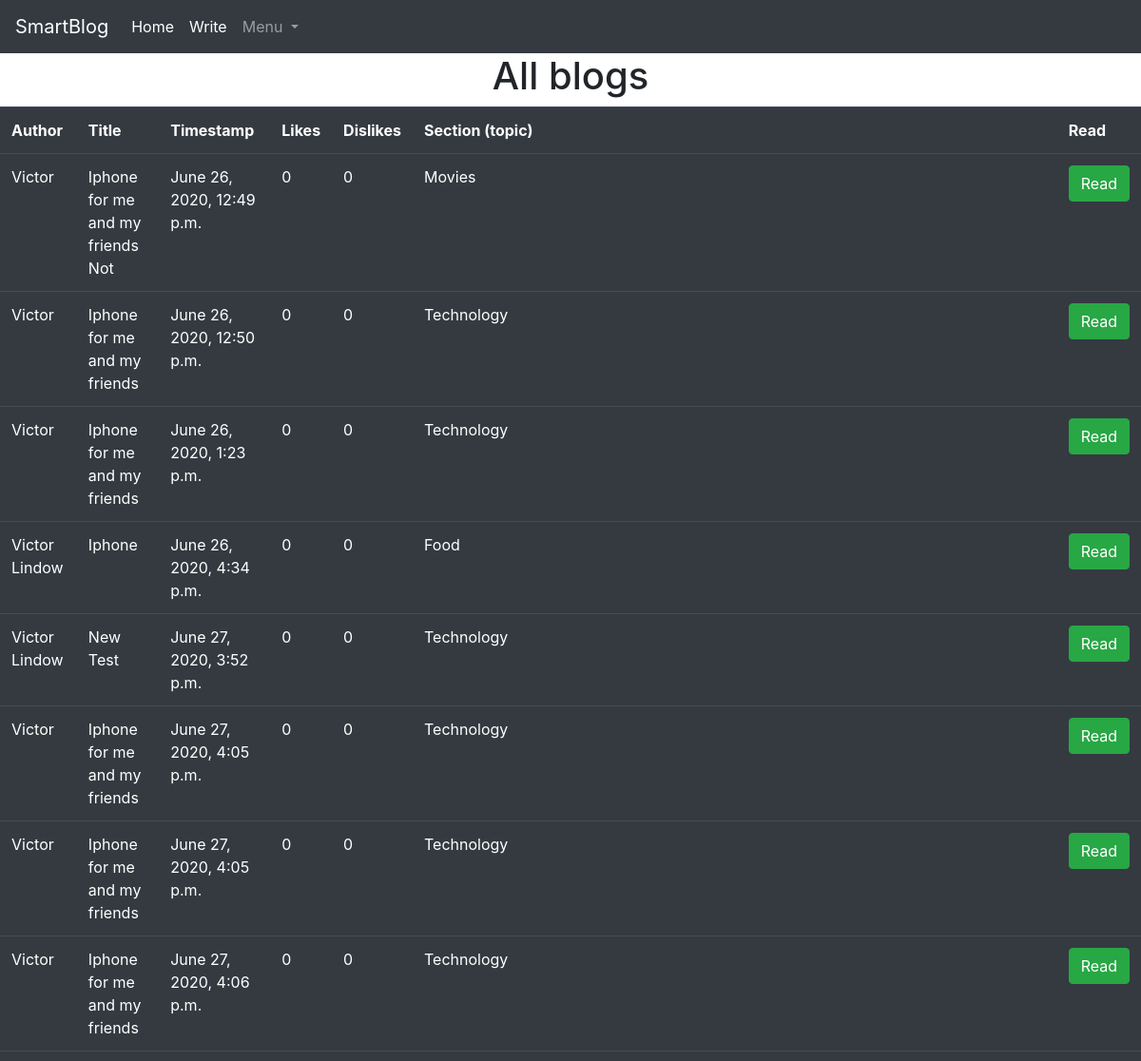
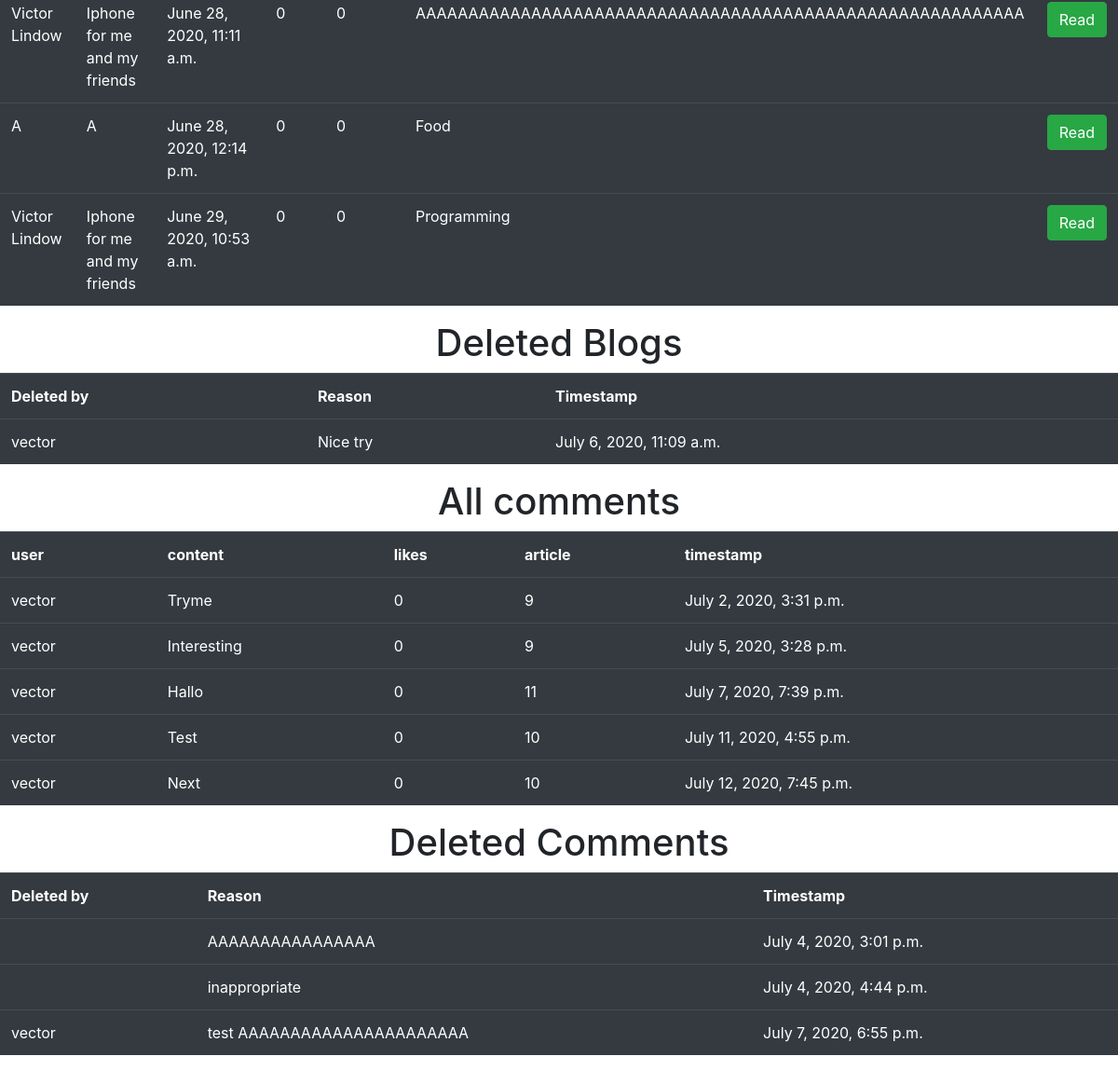
The page /dashboard/ (signed in) on the database its author committed (2 pictures, top to bottom).
### blog/models.py (models this page shows)
class Blog(models.Model):
    author = models.CharField(max_length=115, validators=[validate_name])
    title = models.CharField(max_length=250, validators=[validate_title])
    timestamp = models.DateTimeField(auto_now_add=True)
    likes = models.IntegerField(default=0)
    section = models.CharField(max_length=115)
    dislikes = models.IntegerField(default=0)
    short_version = models.CharField(max_length=1155, validators=[validate_shortversion])
    text = RichTextField(blank=True, null=True)
    image = models.ImageField(blank=True, upload_to="")
    class Meta:
        permissions = (
            ("can_write", "Can write"),
            ("can_read", "Can read"),
        )

class DeleteBlog(models.Model):
    deleted_by = models.CharField(max_length=115)
    reason = models.CharField(max_length=415, validators=[])
    timestamp = models.DateTimeField(auto_now_add=True)

### comments/models.py (models this page shows)
class Comment(models.Model):
    user = models.CharField(max_length=115)
    timestamp = models.DateTimeField(auto_now_add=True)
    content = models.CharField(max_length=1800, validators=[validate_content])
    likes = models.IntegerField(default=0)
    article = models.IntegerField(default=0)

class DeleteComment(models.Model):
    deleted_by = models.CharField(max_length=115)
    timestamp = models.DateTimeField(auto_now_add=True)
    reason = models.CharField(max_length=415, validators=[validate_reason])

### blog/views.py (the view)
# urls.py: path('dashboard/', dashboard, name="dashboard"),
def dashboard(response):
    blogs = Blog.objects.all()
    deleted_blogs = DeleteBlog.objects.all()
    comments = Comment.objects.all()
    deleted_comments = DeleteComment.objects.all()
    admins = User.objects.filter(groups__name='Admin')
    banned = User.objects.filter(groups__name='banned')
    context = {
        "blogs": blogs,
        "deleted_blogs": deleted_blogs,
        "comments": comments,
        "deleted_comments": deleted_comments,
        'admins': admins,
        'banned': banned
    }
    return render(response, "dashboard.html", context)

### blog/templatetags/auth_extras.py (called while the page is built)
@register.filter(name="has_group")
def has_group(user, group_name):
    group = Group.objects.get(name=group_name)
    return True if group in user.groups.all() else False

### blog/templates/dashboard.html (shortened to what this page needs)
{% extends 'base.html' %}
{% load auth_extras %}
{% block content %}
    {% if request.user|has_group:"Admin" %}
        <h1 style="text-align: center">All blogs</h1>
        <table class="table table-dark">
        <tr>
            <th>Author</th>
            <th>Title</th>
            <th>Timestamp</th>
            <th>Likes</th>
            <th>Dislikes</th>
            <th>Section (topic)</th>
            <th>Read</th>
        </tr>
        {% for objs in blogs %}
            <tr>
                <td>{{ objs.author }}</td>
                <td>{{ objs.title }}</td>
                <td>{{ objs.timestamp }}</td>
                <td>{{ objs.likes }}</td>
                <td>{{ objs.dislikes }}</td>
                <td>{{ objs.section }}</td>
                <td><a href="/blog/{{ objs.id }}"><button class="btn btn-success">Read</button></a></td>
            </tr>
        {% endfor %}
        </table>
        <h1 style="text-align: center">Deleted Blogs</h1>
        <table class="table table-dark">
        <tr>
            <th>Deleted by</th>
            <th>Reason</th>
            <th>Timestamp</th>
        </tr>
        {% for objs in deleted_blogs %}
            <tr>
                <td>{{ objs.deleted_by }}</td>
                <td>{{ objs.reason }}</td>
                <td>{{ objs.timestamp }}</td>
            </tr>
        {% endfor %}
        </table>
        <h1 style="text-align: center">All comments</h1>
        <table class="table table-dark">
        <tr>
            <th>user</th>
            <th>content</th>
            <th>likes</th>
            <th>article</th>
            <th>timestamp</th>
        </tr>
        {% for objs in comments %}
            <tr>
                <td>{{ objs.user }}</td>
                <td>{{ objs.content }}</td>
                <td>{{ objs.likes }}</td>
                <td>{{ objs.article }}</td>
                <td>{{ objs.timestamp }}</td>
            </tr>
        {% endfor %}
        </table>
        <h1 style="text-align: center">Deleted Comments</h1>
        <table class="table table-dark">
        <tr>
            <th>Deleted by</th>
            <th>Reason</th>
            <th>Timestamp</th>
        </tr>
        {% for objs in deleted_comments %}
            <tr>
                <td>{{ objs.deleted_by }}</td>
                <td>{{ objs.reason }}</td>
                <td>{{ objs.timestamp }}</td>
            </tr>
        {% endfor %}
        </table>
    {% else %}
        <h1 style="text-align: center">You are not allowed to see this site! Go back <a href="/home">here</a></h1>
    {% endif %}
{% endblock %}

### rows shown on the page
Blog: author "Victor", title "Iphone for me and my friends Not", timestamp "June 26, 2020, 12:49 p.m.", likes "0", dislikes "0", section "Movies"
Blog: author "Victor", title "Iphone for me and my friends", timestamp "June 26, 2020, 12:50 p.m.", likes "0", dislikes "0", section "Technology"
Blog: author "Victor", title "Iphone for me and my friends", timestamp "June 26, 2020, 1:23 p.m.", likes "0", dislikes "0", section "Technology"
Blog: author "Victor Lindow", title "Iphone", timestamp "June 26, 2020, 4:34 p.m.", likes "0", dislikes "0", section "Food"
Blog: author "Victor Lindow", title "New Test", timestamp "June 27, 2020, 3:52 p.m.", likes "0", dislikes "0", section "Technology"
Blog: author "Victor", title "Iphone for me and my friends", timestamp "June 27, 2020, 4:05 p.m.", likes "0", dislikes "0", section "Technology"
Blog: author "Victor", title "Iphone for me and my friends", timestamp "June 27, 2020, 4:05 p.m.", likes "0", dislikes "0", section "Technology"
Blog: author "Victor", title "Iphone for me and my friends", timestamp "June 27, 2020, 4:06 p.m.", likes "0", dislikes "0", section "Technology"
Blog: author "Victor Lindow", title "Iphone for me and my friends", timestamp "June 28, 2020, 11:11 a.m.", likes "0", dislikes "0", section "AAAAAAAAAAAAAAAAAAAAAAAAAAAAAAAAAAAAAAAAAAAAAAAAAAAAAAAAAA"
Blog: author "A", title "A", timestamp "June 28, 2020, 12:14 p.m.", likes "0", dislikes "0", section "Food"
Blog: author "Victor Lindow", title "Iphone for me and my friends", timestamp "June 29, 2020, 10:53 a.m.", likes "0", dislikes "0", section "Programming"
DeleteBlog: deleted_by "vector", reason "Nice try", timestamp "July 6, 2020, 11:09 a.m."
Comment: user "vector", content "Tryme", likes "0", article "9", timestamp "July 2, 2020, 3:31 p.m."
Comment: user "vector", content "Interesting", likes "0", article "9", timestamp "July 5, 2020, 3:28 p.m."
Comment: user "vector", content "Hallo", likes "0", article "11", timestamp "July 7, 2020, 7:39 p.m."
Comment: user "vector", content "Test", likes "0", article "10", timestamp "July 11, 2020, 4:55 p.m."
Comment: user "vector", content "Next", likes "0", article "10", timestamp "July 12, 2020, 7:45 p.m."
DeleteComment: reason "AAAAAAAAAAAAAAAA", timestamp "July 4, 2020, 3:01 p.m."
DeleteComment: reason "inappropriate", timestamp "July 4, 2020, 4:44 p.m."
DeleteComment: deleted_by "vector", reason "test AAAAAAAAAAAAAAAAAAAAAA", timestamp "July 7, 2020, 6:55 p.m."
